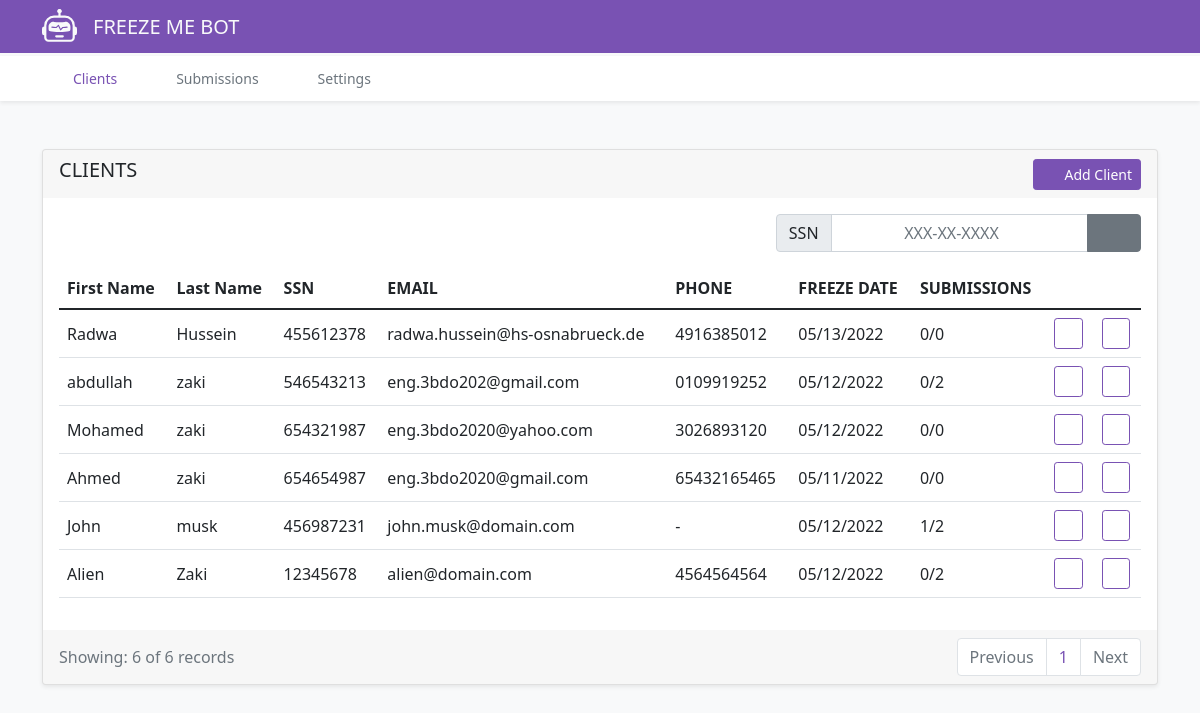
The app's page /, older data.
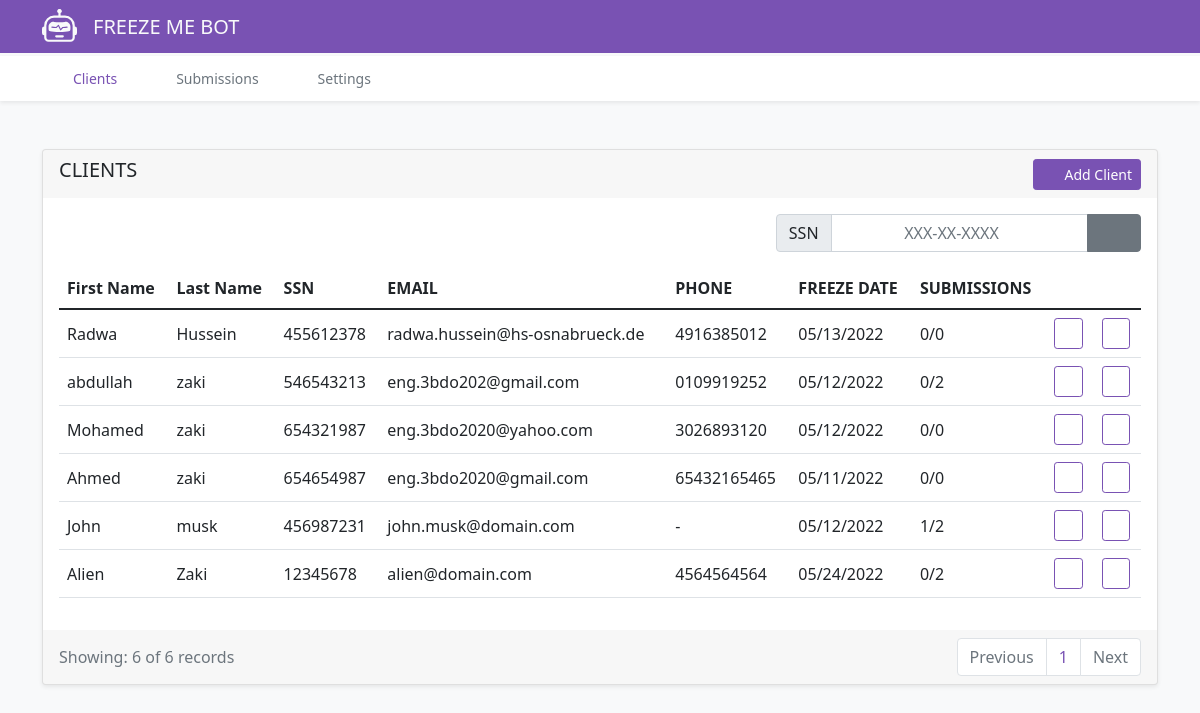
The same page, newer data.
### core/models.py (models this page shows, shortened)
class Client(models.Model):
    fname = models.CharField(max_length=255)
    mname = models.CharField(max_length=255, null=True, blank=True)
    suffix = models.CharField(max_length=255, null=True, blank=True)
    lname = models.CharField(max_length=255)
    city = models.CharField(max_length=255)
    state = models.ForeignKey(State, on_delete=models.CASCADE)
    zip = models.CharField(max_length=255)
    address_line1 = models.CharField(max_length=255)
    address_line2 = models.CharField(max_length=255, null=True, blank=True)
    phone = models.CharField(max_length=10, null=True, blank=True)
    email = models.EmailField(unique=True)
    ssn = models.CharField(max_length=9, unique=True)
    dob = models.DateField()
    freeze_date = models.DateField(null=True, blank=True, default=date.today)
    id_card = models.FileField(upload_to=upload_id, null=True, blank=True) #'uploads/ID/'
    passport = models.FileField(upload_to=upload_passport, null=True, blank=True)
    driver_license = models.FileField(upload_to=upload_driver, null=True, blank=True)
    residency = models.FileField(upload_to=upload_residencies, null=True, blank=True)
    ssn_card = models.FileField(upload_to=upload_ssn_card, null=True, blank=True)
    utility_bill = models.FileField(upload_to=upload_utility_bill, null=True, blank=True)
    created_at = models.DateTimeField(auto_now_add=True)
    updated_at = models.DateTimeField(auto_now=True)
    class Meta:
        ordering = ['-created_at']
    @property
    def succeed_submissions(self):
        return self.submission_set.filter(finished=True, succeed=True)

### core/views.py (the view)
# urls.py: path('', views.ClientListView.as_view(), name='client_list'),
class ClientListView(generic.ListView):
    model = Client
    template_name = 'clients_list.html'
    context_object_name = 'clients'
    paginate_by = 20
    def get_queryset(self):
        ssn = self.request.GET.get('q') or ''
        qs = super().get_queryset().filter(ssn__contains=ssn)
        return qs
    def get_context_data(self, **kwargs):
        context = super().get_context_data(**kwargs)
        context['total_count'] = self.get_queryset().count()
        return context

### templates/clients_list.html (shortened to what the changed rows need)
{% extends "base.html" %}
{% block content %}
    <div class="card my-5 shadow-sm">
        <div class="card-body">
            <table class="table table-hover">
                <thead>
                <tr>
                    <th scope="col">First Name</th>
                    <th scope="col">Last Name</th>
                    <th scope="col">SSN</th>
                    <th scope="col">EMAIL</th>
                    <th scope="col">PHONE</th>
                    <th scope="col">FREEZE DATE</th>
                    <th scope="col">SUBMISSIONS</th>
                </tr>
                </thead>
                <tbody>
                {% for item in clients %}
                    <tr>
                        <td scope="row" class="align-middle text-truncate">{{ item.fname }}</td>
                        <td scope="row" class="align-middle text-truncate">{{ item.lname }}</td>
                        <td scope="row" class="align-middle">{{ item.ssn }}</td>
                        <td scope="row" class="align-middle text-truncate">{{ item.email }}</td>
                        <td scope="row" class="align-middle">{{ item.phone|default:'-' }}</td>
                        <td scope="row" class="align-middle">{{ item.freeze_date|date:"m/d/Y" }}</td>
                        <td scope="row" class="align-middle">{{ item.succeed_submissions.count }}/{{ item.submission_set.count }}</td>
                        <td>
                            <a href="{% url 'update_client' item.pk %}" class="btn btn-outline-primary btn-sm"><i class="fa-solid fa-pen-to-square"></i></a>
                        </td>
                    <td>
                        <a href='{% url 'client_submissions' item.pk %}' class="btn btn-outline-primary btn-sm"><i class="fa-solid fa-list-check"></i></a>
                    </td>
                    </tr>
                {% endfor %}
                </tbody>
            </table>
        </div>
    </div>
{% endblock content %}

Row changes from the older to the newer data that the page shows:
changed Client "Alien": freeze_date "05/12/2022" → "05/24/2022"
